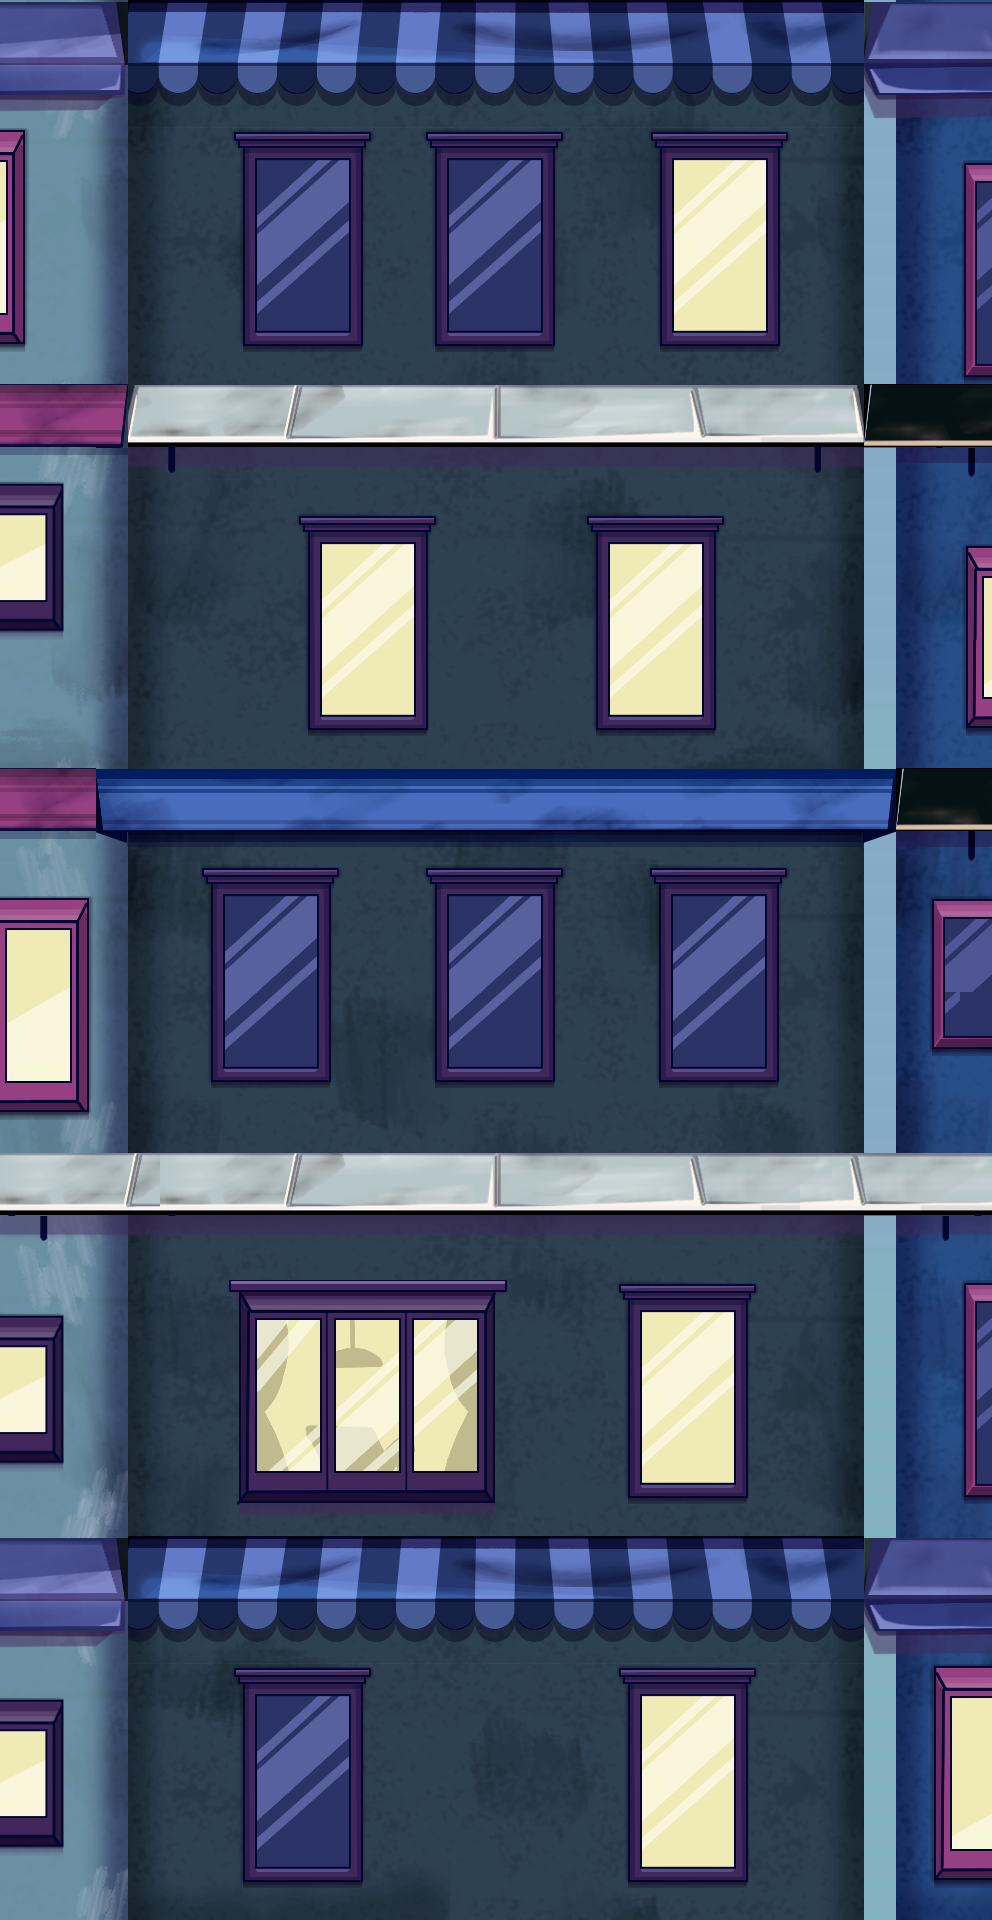

The image is a tile-based game level rendered from a .tmx file. Its description and source (layers, tilesets, objects; grid data summarised) follow:
An orthogonal 31x60 tile map with 32x32 px tiles, 5 tile layers (Sky, Wall, Windows, Details, ...), 4 tilesets.

<map version="1.10" tiledversion="1.11.0" orientation="orthogonal" renderorder="right-down" width="31" height="60" tilewidth="32" tileheight="32" infinite="0" nextlayerid="7" nextobjectid="1">
 <tileset firstgid="1" name="P5_Wall" tilewidth="32" tileheight="32" tilecount="1380" columns="23">
  <image source="../Atlas/P5_Wall.png" width="736" height="1939" />
 </tileset>
 <tileset firstgid="1381" name="P3_Wall" tilewidth="32" tileheight="32" tilecount="1380" columns="23">
  <image source="../Atlas/P3_Wall.png" width="736" height="1920" />
 </tileset>
 <tileset firstgid="2761" name="P2_Wall" tilewidth="32" tileheight="32" tilecount="1380" columns="23">
  <image source="../Atlas/P2_Wall.png" width="736" height="1939" />
 </tileset>
 <tileset firstgid="4141" name="Atlas01" tilewidth="32" tileheight="32" tilecount="3844" columns="62">
  <image source="../Atlas/Atlas01.png" width="2000" height="2000" />
 </tileset>
 <layer id="2" name="Sky" width="31" height="60">
  <data>[1860 cells, 77 non-empty, 5 distinct tile ids]</data>
 </layer>
 <layer id="1" name="Wall" width="31" height="60">
  <data>[1860 cells, 1800 non-empty, 1800 distinct tile ids]</data>
 </layer>
 <layer id="5" name="Windows" width="31" height="60">
  <data>[1860 cells, 559 non-empty, 199 distinct tile ids]</data>
 </layer>
 <layer id="4" name="Details" width="31" height="60">
  <data>[1860 cells, 370 non-empty, 204 distinct tile ids]</data>
 </layer>
 <layer id="3" name="CollisionLayer" width="31" height="60">
  <data>[1860 cells, 155 non-empty, 87 distinct tile ids]</data>
 </layer>
</map>
